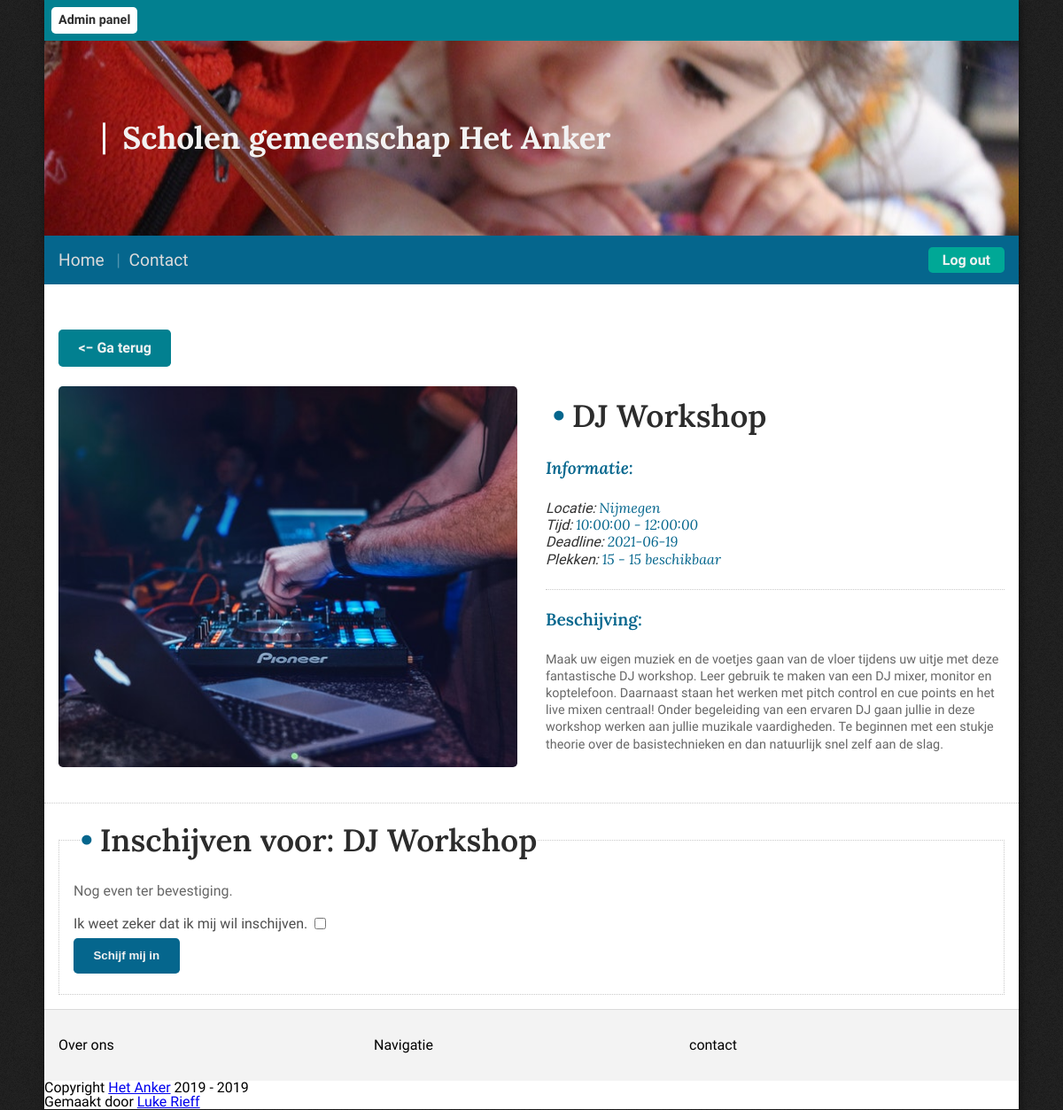
The page /activiteit?id=1&take_part=1 on the database its author committed.
### tables this page shows
CREATE TABLE IF NOT EXISTS `activities` (
    `a_id` INT(11) AUTO_INCREMENT PRIMARY KEY,
    `a_name` VARCHAR(255) NOT NULL,
    `a_desc` TEXT(2048) NOT NULL,
    `a_location` VARCHAR(128) NOT NULL,
    `a_start_time` TIME NOT NULL,
    `a_end_time` TIME NOT NULL,
    `a_max` INT(11) NOT NULL,
    `a_used` INT(11) NOT NULL DEFAULT 0,
    `a_deadline` DATE,
    `a_image` varchar(255) not null
);

### src/mvc/Template.php (called while the page is built, shortened)
<?php
  class Template
  {
    var $t_Variables = null;
    var $t_RenderVariables = null;
    static $t_BaseFile = null;
    static $t_Dir = null;
    static $t_DefaultVariables = array();
    public function __construct($t_Variables)
    {
      $this->t_Variables = $t_Variables;
    }
    public function getValue($key)
    {
      if (!isset($this->t_RenderVariables[$key])) return null;
      else return $this->t_RenderVariables[$key];
    }
    public function render($filename)
    {
      $this->t_RenderVariables = array();
      foreach (Template::$t_DefaultVariables as $key => $value)
        if (!isset($this->t_Variables[$key]))
          $this->t_RenderVariables[$key] = $value;
      $this->t_RenderVariables = array_merge(
        $this->t_RenderVariables,
        $this->t_Variables
      );
      include_once(Template::$t_Dir . '/' . Template::$t_BaseFile);
    }
  };

### controllers/main.controller.php (called while the page is built, shortened)
<?php
  include_once(__DIR__ . '/../models/Activity.php');
  function getActivity($conn)
  {
    $id = $_GET['id'];
    $activity = \Framework\Models\Activity::getByID($conn, intval($id));
    $template = new \Framework\Template(array(
      'title' => 'Activiteit',
      'stylesheets' => array_merge(array('/public/dist/css/activity.css'), \Framework\Template::$t_DefaultVariables['stylesheets']),
      'activity' => $activity,
      'take-part' => $_GET['take_part'] == 1
    ));
    $template->render('activity.view.php');
  }

### routes/main.route.php (called while the page is built, shortened)
<?php
  include_once(__DIR__ . '/../controllers/main.controller.php');
  function add($router)
  {
    $router->get('/', function ($conn) {
      \Framework\MainController\getIndex($conn);
    });
    $router->get('/contact', function ($conn) {
      \Framework\MainController\getContact($conn);
    });
    $router->get('/activiteit', function ($conn) {
      \Framework\MainController\getActivity($conn);
    });
  }

### models/Activity.php (called while the page is built, shortened)
<?php
  class Activity
  {
    public function __construct(
      $a_Name, $a_Description, $a_Location,
      $a_StartTime, $a_EndTime, $a_Max,
      $a_Used, $a_DeadLine, $a_Image,
      $a_ID = null
    )
    {
      $this->a_Name = $a_Name;
      $this->a_Description = $a_Description;
      $this->a_Location = $a_Location;
      $this->a_StartTime = $a_StartTime;
      $this->a_EndTime = $a_EndTime;
      $this->a_Max = $a_Max;
      $this->a_Used = $a_Used;
      $this->a_DeadLine = $a_DeadLine;
      $this->a_Image = $a_Image;
    }
    public static function fromRaw($e)
    {
      return new Activity(
        $e['a_name'], $e['a_desc'], $e['a_location'],
        $e['a_start_time'], $e['a_end_time'], $e['a_max'],
        $e['a_used'], $e['a_deadline'], $e['a_image'],
        $e['a_id']
      );
    }
    public static function getByID($conn, $id)
    {
      $stmt = $conn->prepare(
        'SELECT * FROM `activities` where `a_id` = :aid'
      );
      $stmt->bindParam(':aid', $id, PDO::PARAM_INT);
      $stmt->execute();
      $data = $stmt->fetchAll(PDO::FETCH_ASSOC);
      if (count($data) === 0) return null;
      else return Activity::fromRaw($data[0]);
    }
  };

### views/activity.view.php (the view, shortened to what this page needs)
<div class="wrapper__back">
  <a class="btn btn-secondary" rel="nofollow" href="/">&lt;&minus; Ga terug</a>
</div>
<div class="wrapper__activity">
  <div class="wrapper__activity__left">
    <div
      class="wrapper__activity__left-banner"
      style="background-image: url('<?= $this->getValue('activity')->a_Image ?>');" ></div>
  </div>
  <div class="wrapper__activity__right">
    <h2><?= $this->getValue('activity')->a_Name ?></h2>
    <p>
      <strong>Informatie: </strong>
      <br />
      Locatie:
      <small><?= $this->getValue('activity')->a_Location ?></small>
      <br />
      Tijd:
      <small><?= $this->getValue('activity')->a_StartTime ?>
      -
      <?= $this->getValue('activity')->a_EndTime ?></small>
      <br />
      Deadline:
      <small><?= $this->getValue('activity')->a_DeadLine ?></small>
      <br />
      Plekken:
      <small>
        <?= $this->getValue('activity')->a_Max - $this->getValue('activity')->a_Used ?>
        -
        <?= $this->getValue('activity')->a_Max ?> beschikbaar
      </small>
    </p>
    <hr />
    <p>
      <strong>Beschijving: </strong>
      <br />
      <?= $this->getValue('activity')->a_Description ?>
    </p>
    <br />
  </div>
</div>
<?php if ($this->getValue('take-part') === TRUE): ?>
<hr />
<div class="wrapper__activity__take-part" id="au">
  <form id="takePartForm" class="form" class="takePartForm">
    <fieldset class="form__fieldset form__fieldset-outline">
      <legend>Inschijven voor: <?= $this->getValue('activity')->a_Name ?></legend>
      <p>Nog even ter bevestiging.</p>
      <div class="form-input__checkbox">
        <label for="inputCheckboxConfirm">Ik weet zeker dat ik mij wil inschijven.</label>
        <input type="checkbox" id="inputCheckboxConfirm" />
      </div>
      <button style="margin-left: 0;" class="btn btn-primary" type="submit">Schijf mij in</button>
    </fieldset>
  </form>
</div>
<?php endif; ?>

### src/mvc/Router.php (shortened to what this page needs)
<?php
class Route
{
  var $r_Path = null;
  var $r_Callable = null;
  public function __construct($r_Path, $r_Callable)
  {
    $this->r_Path = $r_Path;
    $this->r_Callable = $r_Callable;
  }
  public function match($path)
  {
    if (strcmp($this->r_Path, $path) == 0) return TRUE;
    else return FALSE;
  }
  public function executeCallable($conn)
  {
    call_user_func($this->r_Callable, $conn);
  }
};
class Router
{
  var $r_RoutesGet = null;
  var $r_Path = null;
  var $r_Conn = null;
  public function __construct($r_Path, $r_Conn)
  {
    $this->r_Path = $r_Path;
    $this->r_Conn = $r_Conn;
    $this->r_RoutesGet = array();
  }
  public function get($path, $callable)
  {
    array_push($this->r_RoutesGet, new Route($path, $callable));
  }
  public function handleRoutes()
  {
    $found = FALSE;
    $searchArray = null;
    switch (strtolower($_SERVER['REQUEST_METHOD']))
    {
      case 'get':
        $searchArray = $this->r_RoutesGet;
        break;
    }
    for ($i = 0; $i < count($searchArray); $i++)
    {
      if ($searchArray[$i]->match($this->r_Path))
      {
        $found = TRUE;
        $searchArray[$i]->executeCallable($this->r_Conn);
        break;
      }
    }
    if (!$found) return FALSE;
    else return TRUE;
  }
};

### views/base.php (shortened to what this page needs)
<!DOCTYPE html>
<html lang="en">
<head>
  <?php require_once(__DIR__ . '/includes/head.php'); ?>
</head>
<body>
  <div class="wrapper">
    <div class="wrapper-nav">
      <div class="wrapper-nav__topbar">
        <ul>
          <li><a href="/admin/login" rel="alternate">Admin panel</a></li>
        </ul>
      </div>
      <div class="wrapper-nav__banner">
        <h1>Scholen gemeenschap Het Anker</h1>
      </div>
      <div class="wrapper-nav__bar">
        <div class="wrapper-nav__bar__middle">
          <ul>
            <li><a href="/" rel="alternate">Home</a></li>
            <li><a href="/contact" rel="alternate">Contact</a></li>
          </ul>
        </div>
        <div class="wrapper-nav__bar__right">
          <ul>
            <?php if ($this->getValue('other')['session']->s_LoggedInType ===  \Framework\SessionLoginType::Anonymous): ?>
            <li>
              <a href="/login" class="btn btn-accent" rel="nofollow">Log in</a>
            </li>
            <?php else: ?>
            <li>
              <a href="/logout" class="btn btn-accent" rel="nofollow">Log out</a>
            </li>
            <?php endif; ?>
          </ul>
        </div>
      </div>
    </div>
    <?php include_once(constant('render_include_sub')); ?>
    <div class="wrapper__footer">
      <div class="wrapper__footer__left">
        <p>
          <strong>Over ons</strong>
        </p>
      </div>
      <div class="wrapper__footer__center">
        <p>
          <strong>Navigatie</strong>
        </p>
      </div>
      <div class="wrapper__footer__right">
        <p>
          <strong>contact</strong>
        </p>
      </div>
    </div>
    <div class="wrapper__footer__bottom">
      <p>
        <small>Copyright <a rel="nofollow" href="/">Het Anker</a> 2019 - 2019</small>
        <br />
        <small>Gemaakt door <a href="https://me.fannst.nl/" rel="external">Luke Rieff</a></small>
      </p>
    </div>
  </div>
</body>
</html>

### rows shown on the page
activities: a_image (picture), a_name "DJ Workshop", a_location "Nijmegen", a_start_time "10:00:00", a_end_time "12:00:00", a_deadline "2021-06-19", a_max "15", a_desc "Maak uw eigen muziek en de voetjes gaan van de vloer tijdens uw uitje met deze fantastische DJ workshop. Leer gebruik te maken van een DJ mixer, monitor en koptelefoon. Daarnaast staan het werken met pitch control en cue points en het live mixen centraal! Onder begeleiding van een ervaren DJ gaan jullie in deze workshop werken aan jullie muzikale vaardigheden. Te beginnen met een stukje theorie over de basistechnieken en dan natuurlijk snel zelf aan de slag."
